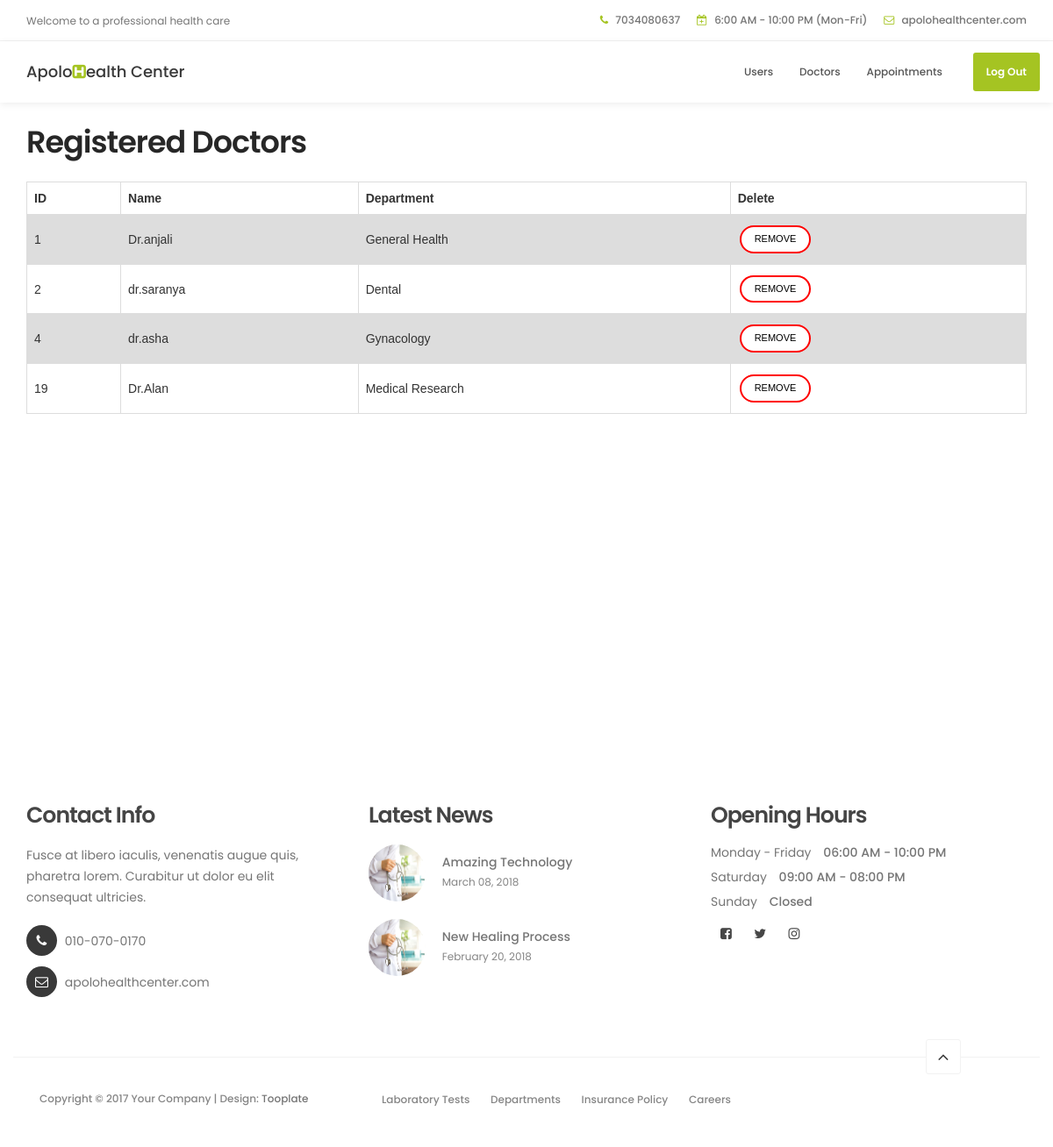
The app's page /22 with its own data.
### hosp/models.py (models this page shows, shortened)
class doctor_form1(models.Model):
    doctor_name=models.CharField(max_length=25)
    doctor_id=models.CharField(max_length=25)
    doctor_img=models.CharField(max_length=25)
    doctor_dept=models.CharField(max_length=25)

### hosp/views.py (the view)
# urls.py: path('22',views.reg_docs),
def reg_docs(request):
    d=doctor_form1.objects.all()
    return render(request,'registered doctor.html',{'data':d})

### templates/registered doctor.html (shortened to what this page needs)
<!DOCTYPE html>
<html lang="en">
<head>
</head>
<body>
<!DOCTYPE html>
<html lang="en">
<head>
     {% load static %}
     <link rel="stylesheet" href="{% static 'css/bootstrap.min.css' %}">
     <link rel="stylesheet" href="{% static 'css/font-awesome.min.css' %}">
     <link rel="stylesheet" href="{% static 'css/animate.css' %}">
     <link rel="stylesheet" href="{% static 'css/owl.carousel.css' %}">
     <link rel="stylesheet" href="{% static 'css/owl.theme.default.min.css' %}">
     <link rel="stylesheet" href="{% static 'css/tooplate-style.css' %}">
</head>
<body id="top" data-spy="scroll" data-target=".navbar-collapse" data-offset="50">
     <header>
          <div class="container">
               <div class="row">
                    <div class="col-md-4 col-sm-5">
                         <p>Welcome to a professional health care</p>
                    </div>
                    <div class="col-md-8 col-sm-7 text-align-right">
                         <span class="phone-icon"><i class="fa fa-phone"></i> 7034080637</span>
                         <span class="date-icon"><i class="fa fa-calendar-plus-o"></i> 6:00 AM - 10:00 PM (Mon-Fri)</span>
                         <span class="email-icon"><i class="fa fa-envelope-o"></i> <a href="https://www.google.com/intl/en_in/gmail/about/">apolohealthcenter.com</a></span>
                    </div>
               </div>
          </div>
     </header>
     <section class="navbar navbar-default navbar-static-top" role="navigation">
          <div class="container">
               <div class="navbar-header">
                    <a href="index.html" class="navbar-brand">Apolo<i class="fa fa-h-square"></i>ealth Center</a>
               </div>
               <div class="collapse navbar-collapse">
                    <ul class="nav navbar-nav navbar-right">
                         <li><a href="./18" class="smoothScroll">Users</a></li>
                         <li><a href="./20" class="smoothScroll">Doctors</a></li>
                         <li><a href="./" class="smoothScroll">Appointments</a></li>
                         <li class="appointment-btn"><a href="./17">Log Out</a></li>
                    </ul>
               </div>
          </div>
     </section>
<section>
     <div class="container">
          <h2 class="wow fadeInUp" data-wow-delay="0.4s">Registered Doctors</h2>
          {% if data %}
          <table>
               <tr>
                    <th>ID</th>
                    <th>Name</th>
                    <th>Department</th>
                    <th>Delete</th>
               </tr>
               {% for i in data %}
                    <tr>
                         <td>{{i.doctor_id}}</td>
                         <td>{{i.doctor_name}}</td>
                         <td>{{i.doctor_dept}}</td>
                         <td><a href="../del_doc/{{i.id}}" class="button1 button2">REMOVE</a></td>
                    </tr>
               {% endfor %}
          </table>
     {% else %}
          <h4 class="wow fadeInUp" data-wow-delay="0.4s">No Registered Users</h4>
     {% endif %}
     </div>
</section>
     <section id="google-map">
          <iframe src="https://www.google.com/maps/embed?pb=!1m18!1m12!1m3!1d3647.3030413476204!2d100.5641230193719!3d13.757206847615207!2m3!1f0!2f0!3f0!3m2!1i1024!2i768!4f13.1!3m3!1m2!1s0x0%3A0xf51ce6427b7918fc!2sG+Tower!5e0!3m2!1sen!2sth!4v1510722015945" width="100%" height="350" frameborder="0" style="border:0" allowfullscreen></iframe>
     </section>
     <footer data-stellar-background-ratio="5">
          <div class="container">
               <div class="row">
                    <div class="col-md-4 col-sm-4">
                         <div class="footer-thumb">
                              <h4 class="wow fadeInUp" data-wow-delay="0.4s">Contact Info</h4>
                              <p>Fusce at libero iaculis, venenatis augue quis, pharetra lorem. Curabitur ut dolor eu elit consequat ultricies.</p>
                              <div class="contact-info">
                                   <p><i class="fa fa-phone"></i> 010-070-0170</p>
                                   <p><i class="fa fa-envelope-o"></i> <a href="https://www.google.com/intl/en_in/gmail/about/">apolohealthcenter.com</a></p>
                              </div>
                         </div>
                    </div>
                    <div class="col-md-4 col-sm-4">
                         <div class="footer-thumb">
                              <h4 class="wow fadeInUp" data-wow-delay="0.4s">Latest News</h4>
                              <div class="latest-stories">
                                   <div class="stories-image">
                                        <a href="#"><img src="{% static 'images/news-image.jpg' %}" class="img-responsive" alt=""></a>
                                   </div>
                                   <div class="stories-info">
                                        <a href="#"><h5>Amazing Technology</h5></a>
                                        <span>March 08, 2018</span>
                                   </div>
                              </div>
                              <div class="latest-stories">
                                   <div class="stories-image">
                                        <a href="#"><img src="{% static 'images/news-image.jpg' %}" class="img-responsive" alt=""></a>
                                   </div>
                                   <div class="stories-info">
                                        <a href="#"><h5>New Healing Process</h5></a>
                                        <span>February 20, 2018</span>
                                   </div>
                              </div>
                         </div>
                    </div>
                    <div class="col-md-4 col-sm-4">
                         <div class="footer-thumb">
                              <div class="opening-hours">
                                   <h4 class="wow fadeInUp" data-wow-delay="0.4s">Opening Hours</h4>
                                   <p>Monday - Friday <span>06:00 AM - 10:00 PM</span></p>
                                   <p>Saturday <span>09:00 AM - 08:00 PM</span></p>
                                   <p>Sunday <span>Closed</span></p>
                              </div>
                              <ul class="social-icon">
                                   <li><a href="https://www.facebook.com/tooplate" class="fa fa-facebook-square" attr="facebook icon"></a></li>
                                   <li><a href="#" class="fa fa-twitter"></a></li>
                                   <li><a href="#" class="fa fa-instagram"></a></li>
                              </ul>
                         </div>
                    </div>
                    <div class="col-md-12 col-sm-12 border-top">
                         <div class="col-md-4 col-sm-6">
                              <div class="copyright-text">
                                   <p>Copyright &copy; 2017 Your Company
                                   | Design: <a href="http://www.tooplate.com" target="_parent">Tooplate</a></p>
                              </div>
                         </div>
                         <div class="col-md-6 col-sm-6">
                              <div class="footer-link">
                                   <a href="#">Laboratory Tests</a>
                                   <a href="#">Departments</a>
                                   <a href="#">Insurance Policy</a>
                                   <a href="#">Careers</a>
                              </div>
                         </div>
                         <div class="col-md-2 col-sm-2 text-align-center">
                              <div class="angle-up-btn">
                                  <a href="#top" class="smoothScroll wow fadeInUp" data-wow-delay="1.2s"><i class="fa fa-angle-up"></i></a>
                              </div>
                         </div>
                    </div>
               </div>
          </div>
     </footer>
</body>
</html>
</body>
</html>

### static/css/tooplate-style.css (style rules this page uses)
body { background: #ffffff; font-family: 'Poppins', sans-serif; overflow-x: hidden; }
h1,h2,h3,h4,h5,h6 { font-weight: 600; line-height: inherit; }
h1,h2,h3,h4 { letter-spacing: -1px; }
h5 { font-weight: 500; }
h2 { color: #272727; font-size: 3em; padding-bottom: 10px; }
h4 { color: #454545; font-size: 1.8em; padding-bottom: 2px; }
p { color: #757575; font-size: 14px; font-weight: normal; line-height: 24px; }
html { -webkit-font-smoothing: antialiased; }
a { color: #252525; -webkit-transition: 0.5s; transition: 0.5s; text-decoration: none !important; }
.text-align-right { text-align: right; }
.text-align-center { text-align: center; }
.border-top { border-top: 1px solid #f2f2f2; margin-top: 4em; padding-top: 2.5em; }
#google-map { line-height: 0; margin: 0; padding: 0; }
header { background: #ffffff; border-bottom: 1px solid #f2f2f2; display: flex; height: 45px; }
header .col-md-8 { padding-right: 0; }
header p, header span { font-size: 12px; line-height: 24px; padding-top: 12px; }
header a, header span { color: #747474; }
header span { font-weight: 500; display: inline-block; padding: 11px 15px; }
header span.date-icon { border-left: 1px solid #f2f2f2; border-right: 1px solid #f2f2f2; padding-right: 19px; padding-left: 19px; }
header span i { color: #a5c422; margin-right: 5px; }
.navbar-default { background: #ffffff; box-shadow: 0 2px 8px rgba(0,0,0,.075); border: none; margin-bottom: 0; padding: 10px; }
.navbar-default .navbar-brand { color: #393939; font-weight: 500; }
.navbar-default .navbar-brand .fa { color: #a5c422; }
.navbar-default .navbar-nav li.appointment-btn { margin: 3px 0 0 20px; }
.navbar-default .navbar-nav li.appointment-btn a { background: #a5c422; border-radius: 3px; color: #ffffff; font-weight: 600; padding-top: 12px; padding-bottom: 12px; }
.navbar-default .navbar-nav li a { color: #555555; font-size: 12px; font-weight: 500; padding-right: 20px; padding-left: 20px; -webkit-transition: all ease-in-out 0.4s; transition: all ease-in-out 0.4s; }
footer { padding-top: 80px; padding-bottom: 40px; }
footer h4 { padding-bottom: 5px; }
footer a { color: #757575; }
.contact-info { padding-top: 10px; }
.contact-info .fa { background: #393939; border-radius: 100%; color: #ffffff; font-size: 15px; width: 35px; height: 35px; line-height: 35px; text-align: center; margin-right: 5px; margin-bottom: 2px; }
.latest-stories { margin-bottom: 20px; }
.stories-image, .stories-info { display: inline-block; vertical-align: top; }
.stories-image img { border-radius: 100%; width: 65px; height: 65px; }
.stories-info { margin-left: 15px; }
.stories-info h5 { margin-bottom: 2px; }
.stories-info span { color: #858585; font-size: 12px; }
.opening-hours p { line-height: 18px; }
.opening-hours span { font-weight: 500; display: inline-block; padding-left: 10px; }
.copyright-text p, .footer-link a { color: #858585; font-size: 12px; font-weight: 500; }
.footer-link a { font-size: 12px; display: inline-block; padding: 0 10px; margin-top: 4px; }
.angle-up-btn { position: relative; bottom: 4em; display: block; }
.angle-up-btn a { background: #ffffff; border: 1px solid #f2f2f2; border-radius: 3px; font-size: 20px; color: #393939; display: inline-block; text-align: center; width: 40px; height: 40px; line-height: 38px; transition: transform 0.1s ease-in; transform: translateX(0); }
.social-icon { position: relative; padding: 0; margin: 0; }
.social-icon li { display: inline-block; list-style: none; }
.social-icon li a { border-radius: 100px; color: #464646; font-size: 15px; width: 35px; height: 35px; line-height: 35px; text-decoration: none; text-align: center; transition: all 0.4s ease-in-out; position: relative; }
@media only screen and (max-width: 1200px) { h2 { font-size: 2.5em; } }
@media only screen and (max-width: 1200px) { header { height: inherit; } }
@media only screen and (max-width: 1200px) { header span.date-icon { border: 0; padding-right: 0; padding-left: 0; } }
@media only screen and (max-width: 1200px) { header span.email-icon { padding-top: 0; } }
@media only screen and (max-width: 1200px) { .navbar-default .navbar-nav li a { padding-right: 15px; padding-left: 15px; } }

### records on screen
doctor_form1: doctor_id "1", doctor_name "Dr.anjali", doctor_dept "General Health"
doctor_form1: doctor_id "2", doctor_name "dr.saranya", doctor_dept "Dental"
doctor_form1: doctor_id "4", doctor_name "dr.asha", doctor_dept "Gynacology"
doctor_form1: doctor_id "19", doctor_name "Dr.Alan", doctor_dept "Medical Research"
